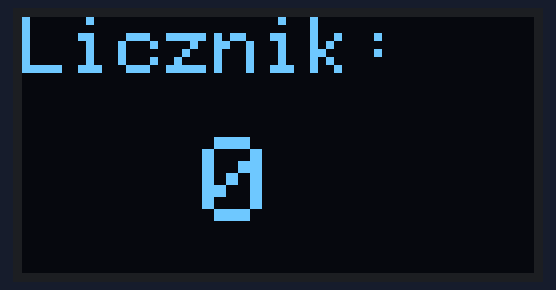
Recording of a sketch running on a simulated Arduino Uno, built with avr-gcc and run on an emulated ATmega328P. Parts: 128×64 one-colour display.

Above: at 0.1 s.
At 1.7 s:
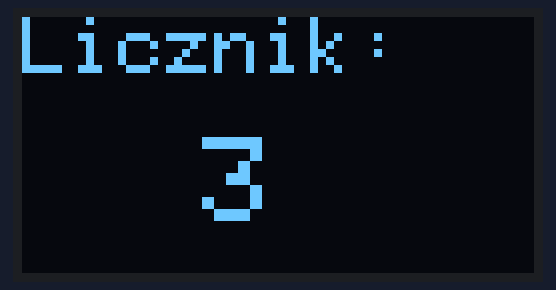
At 3.8 s:
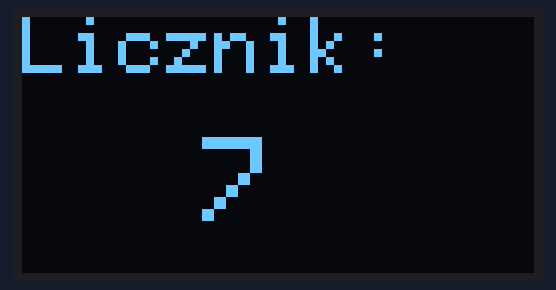
At 6.02 s:
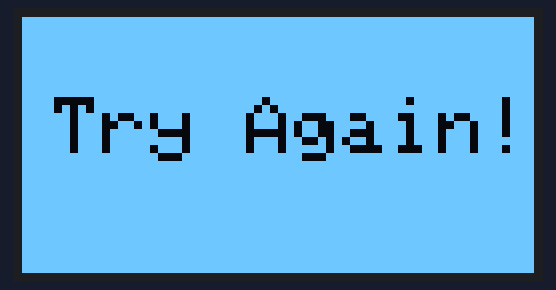
At 7.6 s:
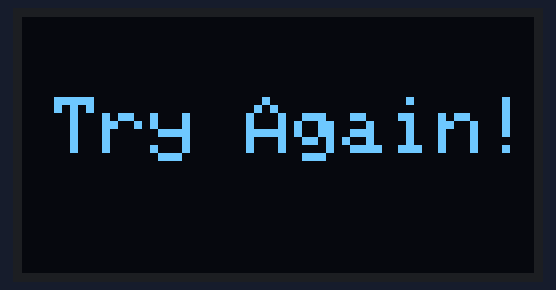
At 9.4 s:
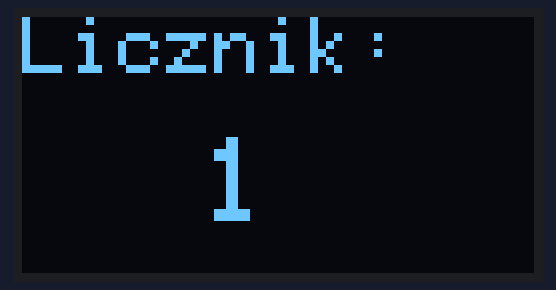

Measured:
- by itself, everything shown: repeats every 8.7 s, in 16 steps
- what the display in image 1 shows lasts 0.6 s, from 1.6 s to 2.2 s
- what the display in image 4 shows lasts 1.8 s, from 7.5 s to 9.3 s

The sketch:

oled.ino
```cpp
#include <Wire.h>
#include <Adafruit_GFX.h>
#include <Adafruit_SSD1306.h>

#define SCREEN_WIDTH 128
#define SCREEN_HEIGHT 64
#define OLED_RESET -1
Adafruit_SSD1306 display(SCREEN_WIDTH, SCREEN_HEIGHT, &Wire, OLED_RESET);

int licznik = 0;
const int CEL = 10; // Licznik, przy którym odpali się animacja

void setup() {
  Serial.begin(115200);
  if(!display.begin(SSD1306_SWITCHCAPVCC, 0x3C)) {
    for(;;);
  }
  display.clearDisplay();
}

// Funkcja animacji wygranej
void animacjaWin() {
  for(int i = 0; i < 6; i++) {
    display.clearDisplay();

    // Miganie napisem i inwersja ekranu
    if(i % 2 == 0) {
      display.fillScreen(SSD1306_WHITE); // Białe tło
      display.setTextColor(SSD1306_BLACK); // Czarny tekst
    } else {
      display.fillScreen(SSD1306_BLACK); // Czarne tło
      display.setTextColor(SSD1306_WHITE); // Biały tekst
    }

    display.setTextSize(4);
    display.setCursor(20, 15);
    display.print("WIN!");
    display.display();
    delay(300);
  }
  delay(1000);

  licznik = 0; // Reset licznika po wygranej
}

void animacjaLose() {
  for(int i = 0; i < 6; i++) {
    display.clearDisplay();

    // Miganie napisem i inwersja ekranu
    if(i % 2 == 0) {
      display.fillScreen(SSD1306_WHITE); // Białe tło
      display.setTextColor(SSD1306_BLACK); // Czarny tekst
    } else {
      display.fillScreen(SSD1306_BLACK); // Czarne tło
      display.setTextColor(SSD1306_WHITE); // Biały tekst
    }

    display.setTextSize(3);
    display.setCursor(20, 20);
    display.print("LOSE!");
    display.display();
    delay(300);
  }
  delay(1000);

  licznik = 0; // Reset licznika po wygranej
}

void animacjaGAMEOVER() {
  for(int i = 0; i < 6; i++) {
    display.clearDisplay();

    // Miganie napisem i inwersja ekranu
    if(i % 2 == 0) {
      display.fillScreen(SSD1306_WHITE); // Białe tło
      display.setTextColor(SSD1306_BLACK); // Czarny tekst
    } else {
      display.fillScreen(SSD1306_BLACK); // Czarne tło
      display.setTextColor(SSD1306_WHITE); // Biały tekst
    }

    display.setTextSize(2);
    display.setCursor(15, 20);
    display.print("GAMEOVER!");
    display.display();
    delay(300);
  }
  delay(1000);

  licznik = 0; // Reset licznika po wygranej
}

void animacjaTryAgain() {
  for(int i = 0; i < 6; i++) {
    display.clearDisplay();

    // Miganie napisem i inwersja ekranu
    if(i % 2 == 0) {
      display.fillScreen(SSD1306_WHITE); // Białe tło
      display.setTextColor(SSD1306_BLACK); // Czarny tekst
    } else {
      display.fillScreen(SSD1306_BLACK); // Czarne tło
      display.setTextColor(SSD1306_WHITE); // Biały tekst
    }

    display.setTextSize(2);
    display.setCursor(8, 20);
    display.print("Try Again!");
    display.display();
    delay(300);
  }
  delay(1000);

  licznik = 0; // Reset licznika po wygranej
}

void loop() {
  display.clearDisplay();

  display.setTextSize(2);
  display.setTextColor(SSD1306_WHITE);
  display.setCursor(0, 0);
  display.print("Licznik:");

  display.setTextSize(3);
  display.setCursor(45, 30);
  display.print(licznik);

  display.display();

  // Sprawdzenie warunku wygranej
  if (licznik >= CEL) {
    delay(500);
    animacjaTryAgain();
  }

  licznik++;
  delay(500); // Przyspieszyłem trochę dla testu
}
```
